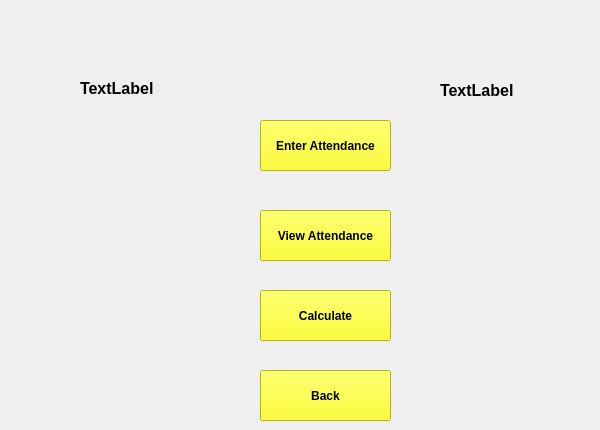
    <widget class="QWidget" name="page_4">
     <widget class="QPushButton" name="enteratt">
      <property name="geometry">
       <rect>
        <x>260</x>
        <y>120</y>
        <width>131</width>
        <height>51</height>
       </rect>
      </property>
      <property name="font">
       <font>
        <weight>75</weight>
        <bold>true</bold>
       </font>
      </property>
      <property name="styleSheet">
       <string notr="true">background-color: rgb(255, 255, 0);</string>
      </property>
      <property name="text">
       <string>Enter Attendance</string>
      </property>
     </widget>
     <widget class="QPushButton" name="viewatt">
      <property name="geometry">
       <rect>
        <x>260</x>
        <y>210</y>
        <width>131</width>
        <height>51</height>
       </rect>
      </property>
      <property name="font">
       <font>
        <weight>75</weight>
        <bold>true</bold>
       </font>
      </property>
      <property name="styleSheet">
       <string notr="true">background-color: rgb(255, 255, 0);</string>
      </property>
      <property name="text">
       <string>View Attendance</string>
      </property>
     </widget>
     <widget class="QPushButton" name="backlogin">
      <property name="geometry">
       <rect>
        <x>260</x>
        <y>370</y>
        <width>131</width>
        <height>51</height>
       </rect>
      </property>
      <property name="font">
       <font>
        <weight>75</weight>
        <bold>true</bold>
       </font>
      </property>
      <property name="styleSheet">
       <string notr="true">background-color: rgb(255, 255, 0);</string>
      </property>
      <property name="text">
       <string>Back</string>
      </property>
     </widget>
     <widget class="QLabel" name="un">
      <property name="geometry">
       <rect>
        <x>80</x>
        <y>80</y>
        <width>121</width>
        <height>16</height>
       </rect>
      </property>
      <property name="font">
       <font>
        <pointsize>12</pointsize>
        <weight>75</weight>
        <bold>true</bold>
       </font>
      </property>
      <property name="text">
       <string>TextLabel</string>
      </property>
     </widget>
     <widget class="QLabel" name="dept_2">
      <property name="geometry">
       <rect>
        <x>440</x>
        <y>80</y>
        <width>151</width>
        <height>21</height>
       </rect>
      </property>
      <property name="font">
       <font>
        <pointsize>12</pointsize>
        <weight>75</weight>
        <bold>true</bold>
       </font>
      </property>
      <property name="text">
       <string>TextLabel</string>
      </property>
     </widget>
     <widget class="QPushButton" name="calculate">
      <property name="geometry">
       <rect>
        <x>260</x>
        <y>290</y>
        <width>131</width>
        <height>51</height>
       </rect>
      </property>
      <property name="font">
       <font>
        <weight>75</weight>
        <bold>true</bold>
       </font>
      </property>
      <property name="styleSheet">
       <string notr="true">background-color: rgb(255, 255, 0);</string>
      </property>
      <property name="text">
       <string>Calculate</string>
      </property>
     </widget>
    </widget>
